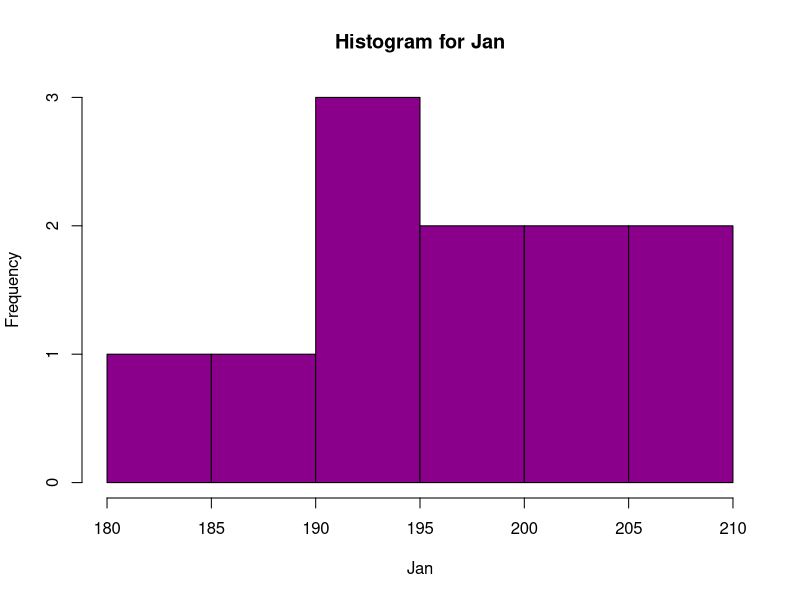
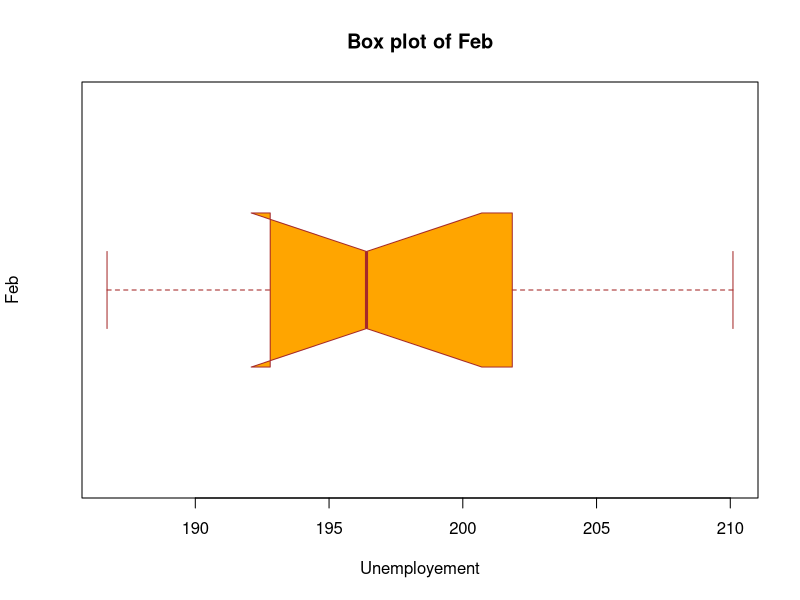
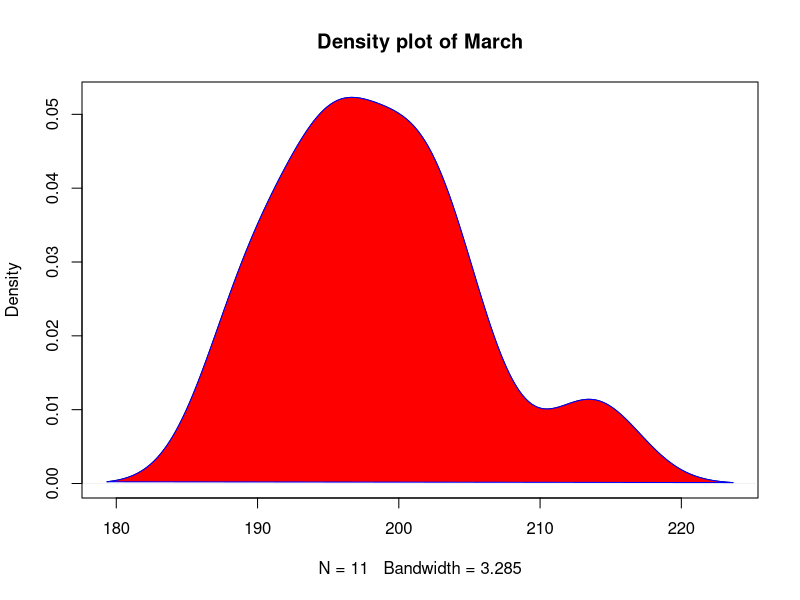
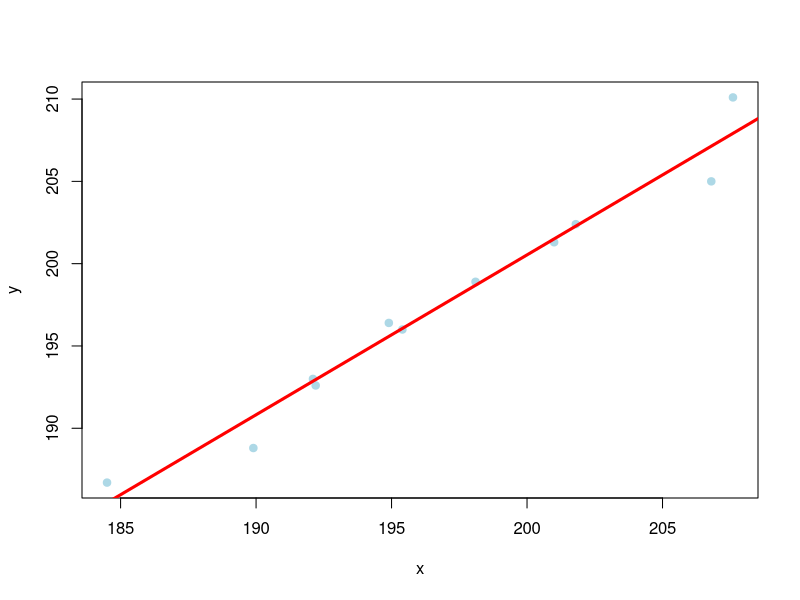
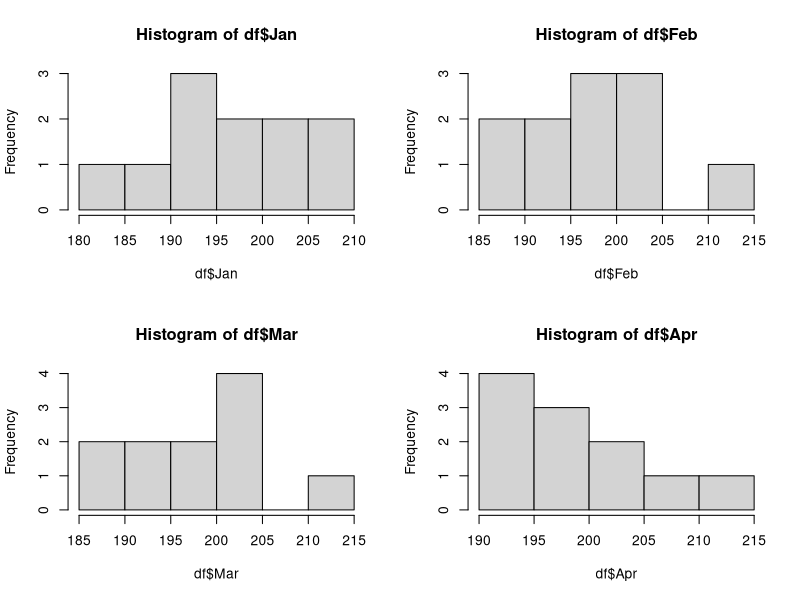

The R source for these figures, in order:
## ---- chunk 1
knitr::opts_chunk$set(echo = TRUE)
## ---- chunk 2
setwd("C:/Users/vasan/Predictive-Analytics/Week 01")
## ---- chunk 3
# importing the data
df<-read.csv("Dataset.csv")
##checking the head
head(df)
## ---- chunk 4
# summary for  Jan Variable
summary(df['Jan'])
## ---- chunk 5
# summary for Year variable
summary(df['Feb'])
## ---- chunk 6
# Histogram
hist(df$Jan,main="Histogram for Jan",
     xlab="Jan",
     col="darkmagenta")
## ---- chunk 7
#Box Plot
boxplot(df$Feb,main = "Box plot of Feb",
        xlab = "Unemployement",
        ylab = "Feb",
        col = "orange",
        border = "brown",
        horizontal = TRUE,
        notch = TRUE)
## ---- chunk 8
#Density plot
d<-density(df$Mar)
plot(d,main="Density plot of March")
polygon(d,col="red",border="blue")
## ---- chunk 9
#Save the data locally as csv
write.csv(df,"Export.csv", row.names = FALSE)
## ---- chunk 10
# Correlation plot
x<-df$Jan
y<-df$Feb

# Creating the plot
plot(x, y, pch = 19, col = "lightblue")

# Regression line
abline(lm(y ~ x), col = "red", lwd = 3)

# Pearson correlation
text(paste("Correlation:", round(cor(x, y), 2)), x = 25, y = 95)
## ---- chunk 11
#Cross Tabulation
library(gmodels)
CrossTable(df$Jan, df$Feb)
## ---- chunk 12
#Summary for each variable
summary(df$ï..Year)

summary(df$Jan)
summary(df$Feb)
summary(df$Mar)
summary(df$Apr)
summary(df$May)
summary(df$Jun)
summary(df$Jul)
summary(df$Aug)
summary(df$Sep)
summary(df$Oct)
summary(df$Nov)
summary(df$Dec)
## ---- chunk 13
#Structure
structure(df)
## ---- chunk 14
#Type of data elements
str(df)
## ---- chunk 15
#Results
par(mfrow=c(2,2))
hist(df$Jan)
hist(df$Feb)
hist(df$Mar)
hist(df$Apr)
